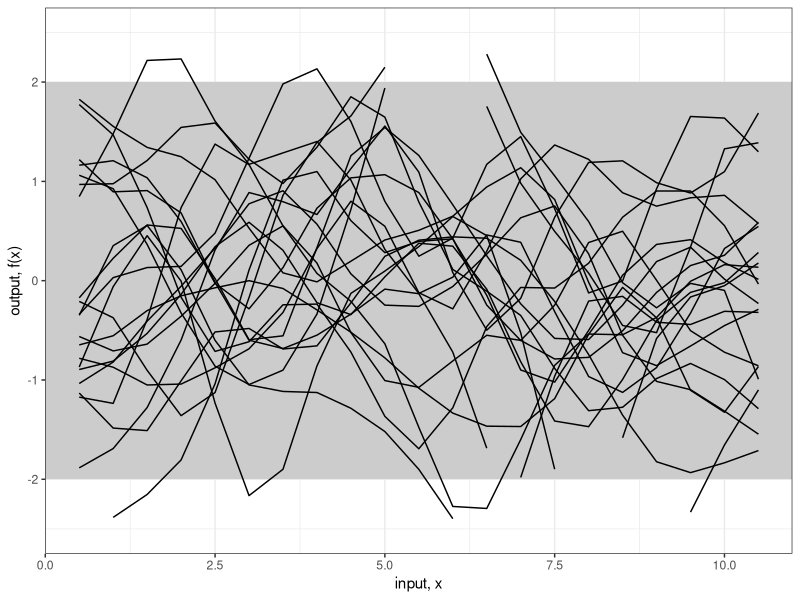
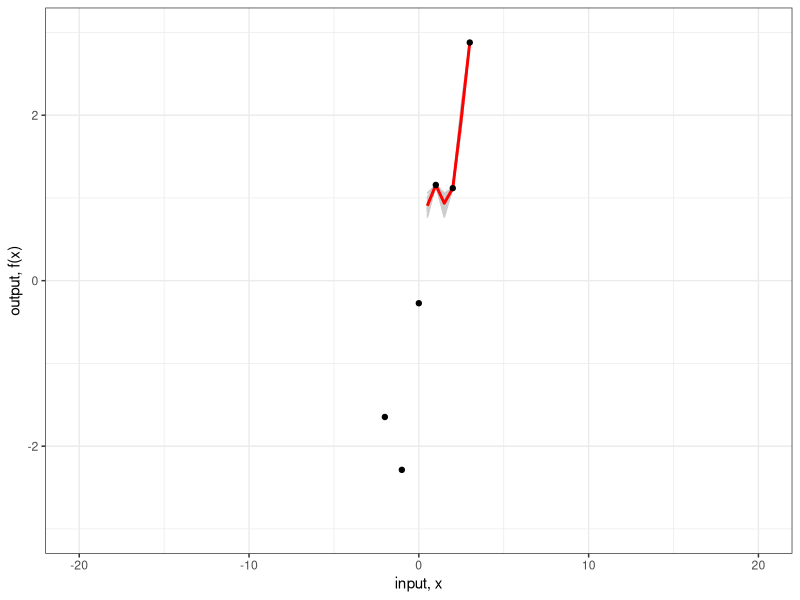
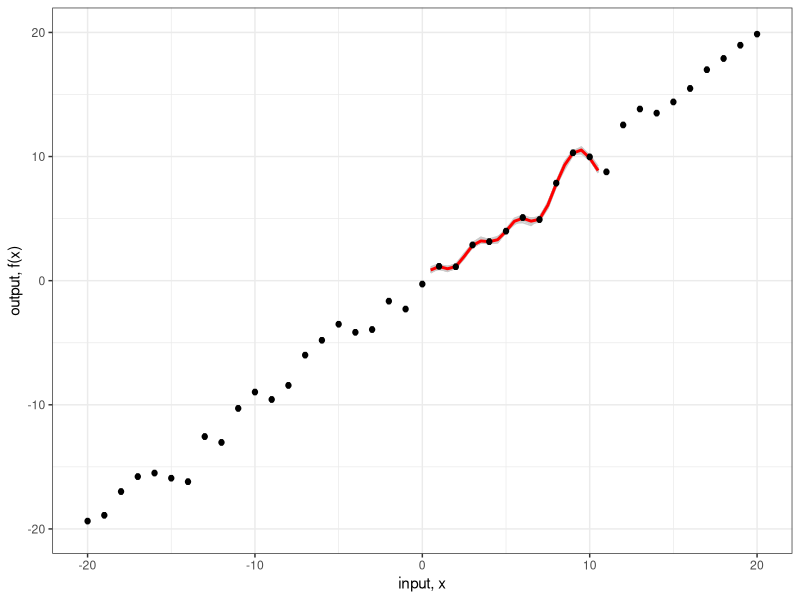

Source code (R) for these figures, in order:
## Gaussian Processes

# Demo of Gaussian process regression with R
# James Keirstead
# 5 April 2012

# Chapter 2 of Rasmussen and Williams's book `Gaussian Processes
# for Machine Learning' provides a detailed explanation of the
# math for Gaussian process regression.  It doesn't provide
# much in the way of code though.  This Gist is a brief demo
# of the basic elements of Gaussian process regression, as
# described on pages 13 to 16.


# Load in the required libraries for data manipulation
# and multivariate normal distribution
require(MASS)
require(plyr)

require(reshape2)
require(ggplot2)

# Set a seed for repeatable plots
set.seed(12345)

# Calculates the covariance matrix sigma using a
# simplified version of the squared exponential function.
#
# Although the nested loops are ugly, I've checked and it's about
# 30% faster than a solution using expand.grid() and apply()
#
# Parameters:
#	X1, X2 = vectors
# 	l = the scale length parameter
# Returns:
# 	a covariance matrix
calcSigma <- function(X1,X2,l=1) {
  Sigma <- matrix(rep(0, length(X1)*length(X2)), nrow=length(X1))
  for (i in 1:nrow(Sigma)) {
    for (j in 1:ncol(Sigma)) {
      Sigma[i,j] <- exp(-0.5*(abs(X1[i]-X2[j])/l)^2)  # here you need to substitute with the appropriate k(.,.)
    }
  }
  return(Sigma)
}


# 1. Plot some sample functions from the Gaussian process
# as shown in Figure 2.2(a)

# Define the points at which we want to define the functions
x.star <- seq(0.5, 10.5, by = 0.5) # infamous grid
x.star <- matrix(x.star, ncol=1)
# Calculate the covariance matrix
sigma <- calcSigma(x.star,x.star)

# Generate a number of functions from the process
n.samples <- length(x.star)#n.samples samples from the GP
values <- matrix(rep(0,length(x.star)*n.samples), ncol=n.samples)
for (i in 1:n.samples) {
  # Each column represents a sample from a multivariate normal distribution
  # with zero mean and covariance sigma
  values[,i] <- mvrnorm(1, rep(0, length(x.star)), sigma)
}
values <- cbind(x=x.star,as.data.frame(values))
values <- melt(values,id="x")

# Plot the result - n.samples trajectories
fig2a <- ggplot(values,aes(x=x,y=value)) +
  geom_rect(xmin=-Inf, xmax=Inf, ymin=-2, ymax=2, fill="grey80") +
  geom_line(aes(group=variable)) +
  theme_bw() +
  scale_y_continuous(lim=c(-2.5,2.5), name="output, f(x)") +
  xlab("input, x")

fig2a

X <- matrix(seq(-20, 20), by=.1, ncol=1)
n = length(X)
Y = X +rnorm(n)

f <- data.frame(x=X, y=Y)

# Calculate the covariance matrices
# using the same x.star values as above
x <- f$x # "observed" values
#x.star <- matrix(seq(min(X)-1, max(X)+1, length=n.samples), ncol=1)
k.xx <- calcSigma(x,x)
k.xxs <- calcSigma(x,x.star)
k.xsx <- calcSigma(x.star,x)
k.xsxs <- calcSigma(x.star,x.star)

# These matrix calculations correspond to equation (2.19)
# in the book. - predictive is a Gaussian with these two quantities
f.star.bar <- k.xsx%*%solve(k.xx)%*%f$y
cov.f.star <- k.xsxs - k.xsx%*%solve(k.xx)%*%k.xxs

# This time we'll plot more samples.  We could of course
# simply plot a +/- 2 standard deviation confidence interval
# as in the book but I want to show the samples explicitly here.
n.samples <- 50 # 50 samples for each component of the GP

values <- matrix(rep(0,length(x.star)*n.samples), ncol=n.samples)
for (i in 1:n.samples) {
  values[,i] <- mvrnorm(1, f.star.bar, cov.f.star) # 50 samples for each mvrnormal
}
values <- cbind(x=x.star,as.data.frame(values))
values <- melt(values,id="x")

# Plot the results including the mean function
# and constraining data points

df <- data.frame(cbind(x.star = x.star, f.star.bar=f.star.bar))
colnames(df) <- c("x.star", "f.star.bar")
fig2b <- ggplot(values,aes(x=x,y=value)) +
  geom_line(aes(group=variable), colour="grey80") +
  geom_line(data=df,aes(x=x.star,y=f.star.bar), colour="red", size=1) + 
  geom_point(data=f,aes(x=x,y=y)) +
  theme_bw() +
  scale_y_continuous(lim=c(-3,3), name="output, f(x)") +
  xlab("input, x")
fig2b

# 3. Now assume that each of the observed data points have some
# normally-distributed noise.

# The standard deviation of the noise
sigma.n <- 0.1

# Recalculate the mean and covariance functions
f.bar.star <- k.xsx%*%solve(k.xx + sigma.n^2*diag(1, ncol(k.xx)))%*%f$y
cov.f.star <- k.xsxs - k.xsx%*%solve(k.xx + sigma.n^2*diag(1, ncol(k.xx)))%*%k.xxs

df <- data.frame(cbind(f.bar.star, cov.f.star))
# Recalulate the sample functions
values <- matrix(rep(0,length(x.star)*n.samples), ncol=n.samples)
for (i in 1:n.samples) {
  values[,i] <- mvrnorm(1, f.bar.star, cov.f.star)
}
values <- cbind(x=x.star,as.data.frame(values))
values <- melt(values,id="x")

# Plot the result, including error bars on the observed points
gg <- ggplot(values, aes(x=x,y=value)) + 
  geom_line(aes(group=variable), colour="grey80") +
  geom_line(data=df,aes(x=x.star,y=f.bar.star),colour="red", size=1) + 
  geom_errorbar(data=f,aes(x=x,y=NULL,ymin=y-2*sigma.n, ymax=y+2*sigma.n), width=0.2) +
  geom_point(data=f,aes(x=x,y=y)) +
  theme_bw() +
  scale_y_continuous(lim=c(-20,20), name="output, f(x)") +
  xlab("input, x")
gg

# This code returns the predictive distribution.


